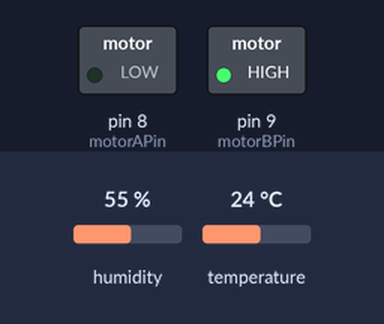
Simulated run of this sketch. Board: Arduino Uno, built with avr-gcc and run on an emulated ATmega328P. On the bench: switched loads named in the sketch (green lamp = pin HIGH). Inputs (shaded band) come from the test bench; at power-on: humidity 55 %, temperature 24 °C. What the sketch prints to the serial monitor is not drawn.

Above: at 0.1 s.
Timing chart, 0 to 1.6 s (numbered marks = the images above):
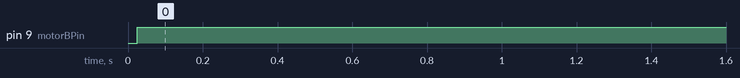

The sketch:

DC-nhietdodoam.ino
```cpp
#include <DHT.h>
const int DHT11_PIN= 2 ; //chân D4
const int DHTTYPE = DHT11;
DHT dht(DHT11_PIN, DHTTYPE);

int speed = 200;  // Tốc độ động cơ ban đầu

const int motorAPin = 8;  // Chân IN1 của mô đun động cơ L298N
const int motorBPin = 9;  // Chân IN2 của mô đun động cơ L298N
// const int enablePin = 10;  // Chân ENA của mô đun động cơ L298N

void setup() {
  pinMode(motorAPin, OUTPUT);
  pinMode(motorBPin, OUTPUT);
  // pinMode(enablePin, OUTPUT);
  Serial.begin(9600);
  dht.begin();
}

void loop() {
  float h = dht.readHumidity();    //Đọc độ ẩm
  float t = dht.readTemperature(); //Đọc nhiệt độ
if (isnan(h) || isnan(t)) {
    Serial.println("Lỗi khi đọc cảm biến DHT!");
    return;
}
  Serial.print("Nhiệt độ: ");
  Serial.print(t);
  Serial.print("°C, Độ ẩm: ");
  Serial.print(h);
  Serial.println("%");

  if (t > 28 && h > 70) {
    digitalWrite(motorAPin, HIGH);
    digitalWrite(motorBPin, LOW);
    // analogWrite(enablePin, speed);
  } else {
    digitalWrite(motorAPin, LOW);
    digitalWrite(motorBPin, HIGH);
    // analogWrite(enablePin, speed);
  }
  delay(1000);
}
```

Measured:
- by itself, pin 9 (motorBPin): LOW → HIGH at 0.02 s
